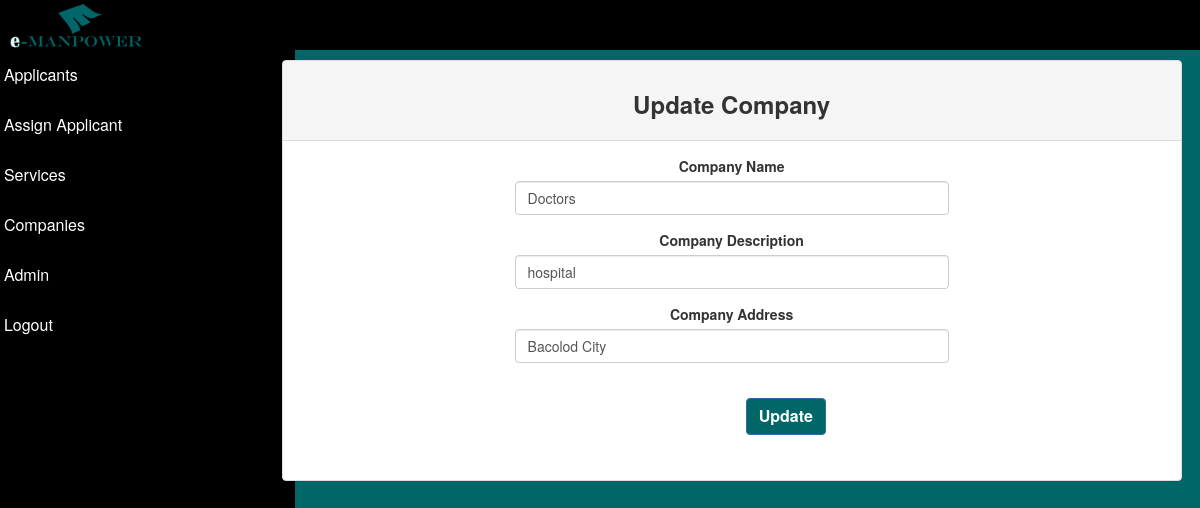
The page /index.php?mod=edit&sub=company&id=1 (signed in) on the database its author committed.
### tables this page shows
CREATE TABLE `tbl_company` (
  `com_id` int(11) NOT NULL,
  `com_name` varchar(100) NOT NULL,
  `com_description` tinytext NOT NULL,
  `com_address` varchar(180) NOT NULL
);

### class/class.company.php (called while the page is built, shortened)
<?php
class Company{
	public $db;
	public function __construct(){
		$this->db = new mysqli(DB_SERVER,DB_USERNAME,DB_PASSWORD,DB_DATABASE);
	}
	public function specificCompany($id){
		$sql="SELECT * FROM tbl_company WHERE com_id='$id'";
		$result=mysqli_query($this->db,$sql);
		while($row=mysqli_fetch_assoc($result)){
			$list[] = $row;
		}
		return $list;
	}
}
?>

### edit/edit_company.php (the view, shortened to what this page needs)
<div class="panel panel-default">
	<div class="panel-heading heading-custom text-center">
		<h3><strong>Update Company</strong></h3>
	</div>
	<div class="panel-body">
		<div class="form-group col-md-6 col-md-offset-3 text-center">
			<form action="process/process.company.php?action=edit" method="POST" class="form-horizontal" role="form">
				<?php
				$company = new Company();
				foreach ($company->specificCompany($_GET['id']) as $val) { ?>
				<div class="form-group">
					<label>Company Name</label>
					<input type="text" name="name" value="<?= $val['com_name'] ?>" class="form-control" placeholder="Enter Name" required>
				</div>
				<div class="form-group">
					<label>Company Description</label>
					<input type="text" class="form-control" value="<?= $val['com_description'] ?>" name="description" placeholder="Enter Description" required>
				</div>
				<div class="form-group">
					<label>Company Address</label>
					<input type="text" class="form-control" value="<?= $val['com_address'] ?>" name="address" placeholder="Enter Address" required>
				</div>
				<div class="form-group text-center">
					<div class="col-sm-9 col-sm-offset-3">
					    <button type="submit" class="btn btn-primary btn-submit">Update</button>
					</div>
				</div>
				<?php
				}
				?>
			</form>
		</div>
	</div>
</div>

### css/theme-default.css (style rules this page uses)
h1, h2, h3, h4, h5, h6, p { margin: 0; }
body { background: #006668; background-size: cover; -webkit-background-size: cover; -moz-background-size: cover; -ms-background-size: cover; -o-background-size: cover; background-size: cover; }
.page-content .panel-default { width: 120%; }
.page-content .panel-default .heading-custom { height: 80px; }
.page-content .panel-default .heading-custom h3 { margin-top: 20px; }
.btn-submit { background-color: #006668; font-size: 16px; margin-top: 20px; font-weight: 700; }

### rows shown on the page
tbl_company: name "Doctors", description "hospital", address "Bacolod City"
